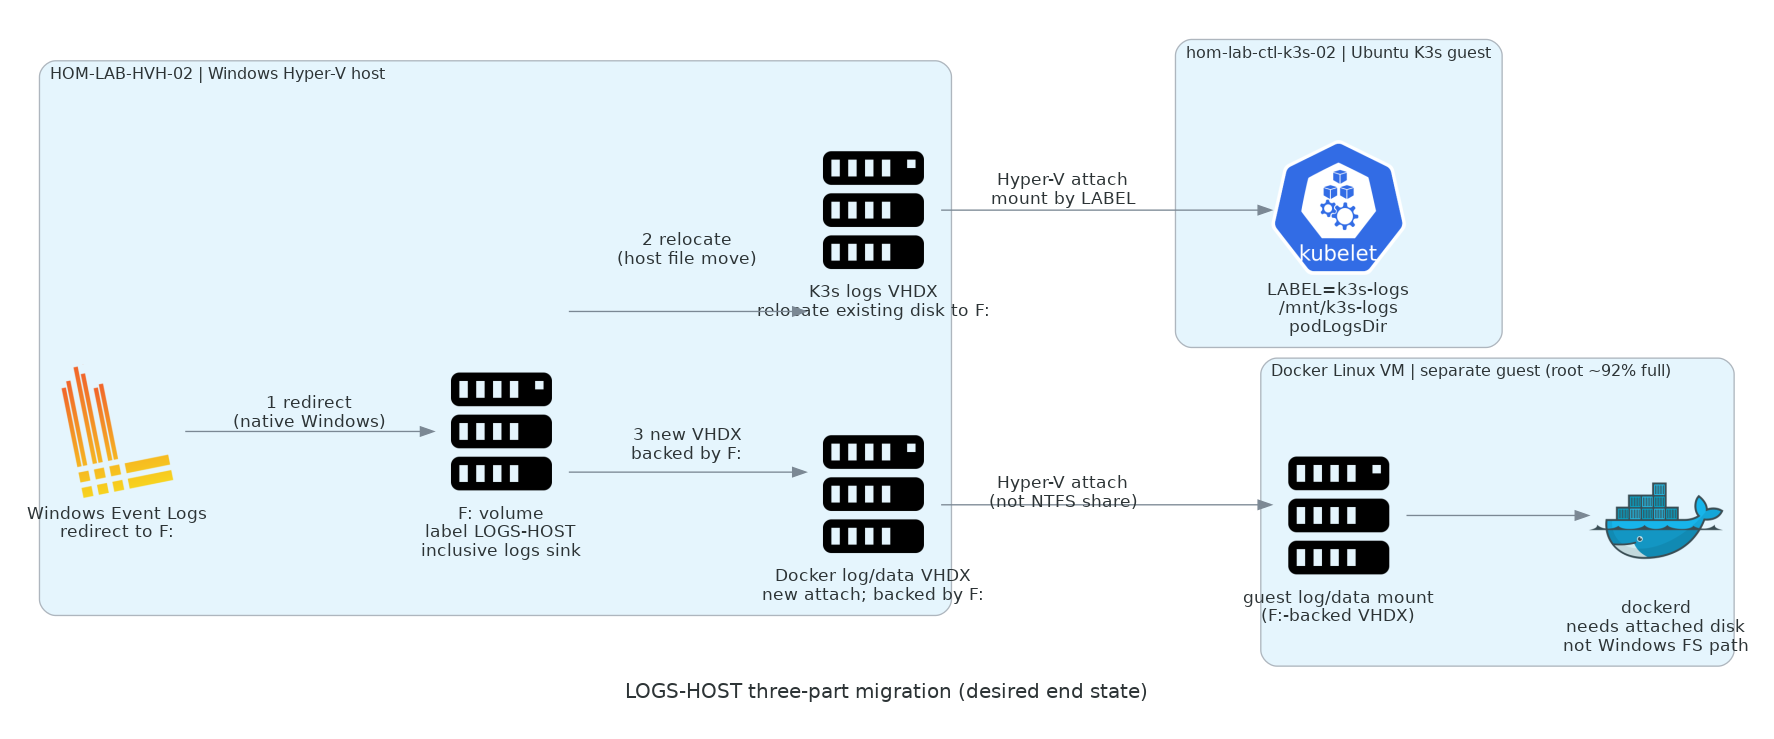

This chart was generated by the following Python code:
"""LOGS-HOST three-part migration — desired end state vs complication.

Codex framing (2026-09-16): inclusive volume label becomes LOGS-HOST (F:).
K3s and Windows Event Logs can land on F: by VHDX relocate / redirect, but
Docker lives in a separate Linux VM and needs its own F:-backed attached disk
rather than writing directly to the Windows filesystem.
"""

from diagrams import Cluster, Diagram, Edge
from diagrams.onprem.compute import Server
from diagrams.onprem.container import Docker
from diagrams.onprem.logging import Loki
from diagrams.k8s.controlplane import Kubelet


with Diagram(
    "LOGS-HOST three-part migration (desired end state)",
    filename="logs-host-three-part-migration",
    direction="LR",
    show=False,
    outformat="png",
    graph_attr={"ranksep": "1.0", "nodesep": "0.65", "pad": "0.3"},
):
    with Cluster("HOM-LAB-HVH-02 | Windows Hyper-V host"):
        logs_host = Server("F: volume\nlabel LOGS-HOST\ninclusive logs sink")
        win_events = Loki("Windows Event Logs\nredirect to F:")
        k3s_vhdx = Server("K3s logs VHDX\nrelocate existing disk to F:")
        docker_vhdx = Server("Docker log/data VHDX\nnew attach; backed by F:")

        win_events >> Edge(label="1 redirect\n(native Windows)") >> logs_host
        logs_host >> Edge(label="2 relocate\n(host file move)") >> k3s_vhdx
        logs_host >> Edge(label="3 new VHDX\nbacked by F:") >> docker_vhdx

    with Cluster("hom-lab-ctl-k3s-02 | Ubuntu K3s guest"):
        k3s_logs = Kubelet("LABEL=k3s-logs\n/mnt/k3s-logs\npodLogsDir")
        k3s_vhdx >> Edge(label="Hyper-V attach\nmount by LABEL") >> k3s_logs

    with Cluster("Docker Linux VM | separate guest (root ~92% full)"):
        docker = Docker("dockerd\nneeds attached disk\nnot Windows FS path")
        docker_data = Server("guest log/data mount\n(F:-backed VHDX)")
        docker_vhdx >> Edge(label="Hyper-V attach\n(not NTFS share)") >> docker_data
        docker_data >> docker
